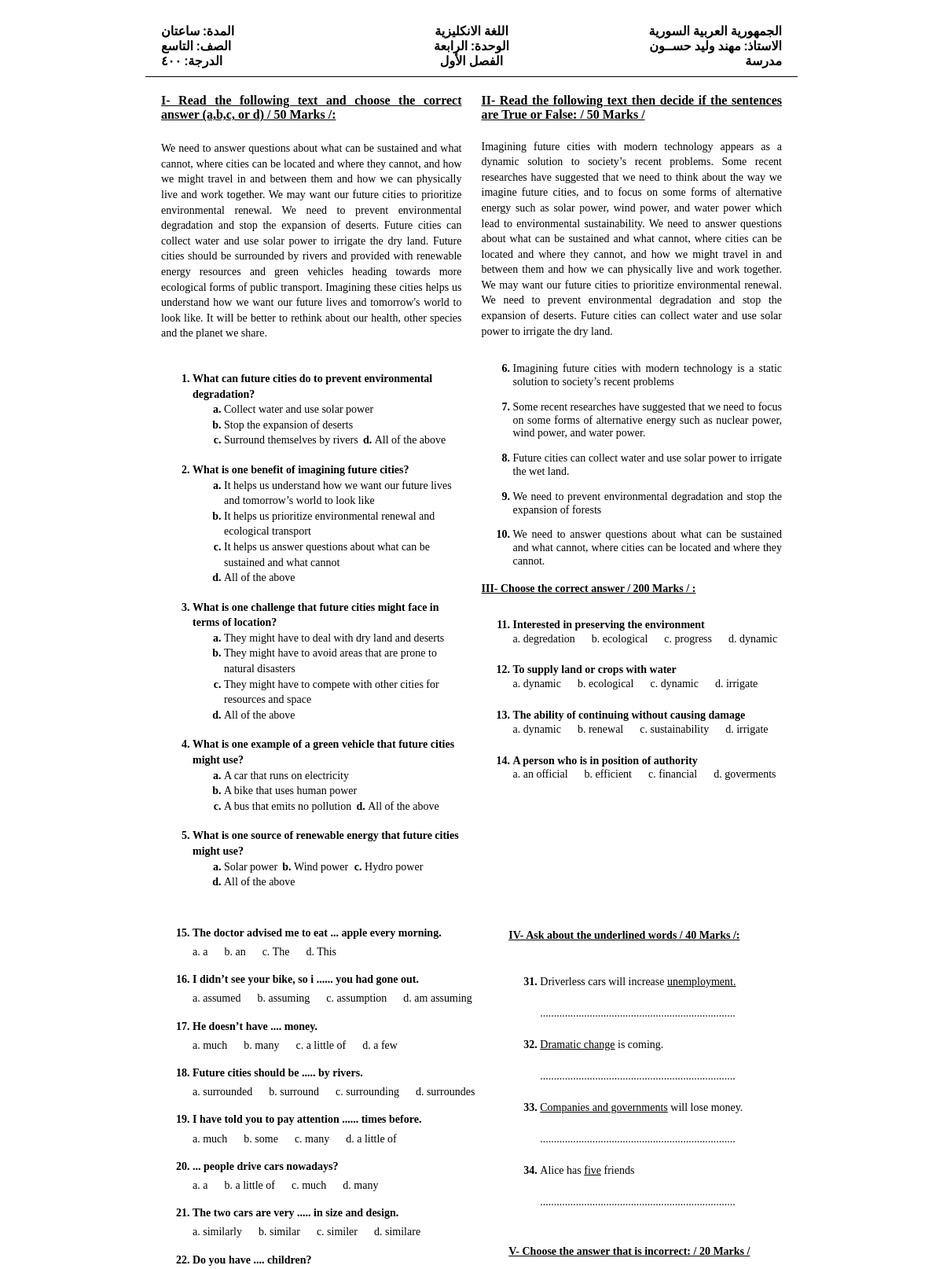
Page /9th (upper part) on the committed database.
### grade9/models.py (models this page shows, shortened)
class Text(models.Model):
    text = models.TextField()
    type = models.CharField(max_length=15, choices=[("choices", "Choices"), ("tof", "True Or False")])
    chapter = models.ForeignKey(Chapter, on_delete=models.CASCADE, related_name='texts')
    marker = models.TimeField(auto_now=True)
    class Meta:
        verbose_name = "1- Text"

class TextQuestion(models.Model):
    question = models.CharField(max_length=200)
    answer_1 = models.CharField(max_length=200)
    answer_2 = models.CharField(max_length=200)
    answer_3 = models.CharField(max_length=200)
    answer_4 = models.CharField(max_length=200)
    correct_answer = models.CharField(max_length=200)
    text = models.ForeignKey(Text, on_delete=models.CASCADE)
    class Meta:
        verbose_name = "2- Choices for Text"

class TFQuestions(models.Model):
    question = models.CharField(max_length=200)
    answer = models.BooleanField()
    text = models.ForeignKey(Text, on_delete=models.CASCADE)
    class Meta:
        verbose_name = "3- True Or False Question"

class Multiples(models.Model):
    question = models.CharField(max_length=200)
    answer_1 = models.CharField(max_length=200)
    answer_2 = models.CharField(max_length=200)
    answer_3 = models.CharField(max_length=200)
    answer_4 = models.CharField(max_length=200)
    correct_answer = models.CharField(max_length=200)
    type = models.CharField(max_length=30,
                            choices=[("grammar", "Grammar"), ("phonetics", "Phonetics"), ("vocabulary", "Vocabulary")])
    chapter = models.ForeignKey(Chapter, on_delete=models.CASCADE)
    class Meta:
        verbose_name = "4- Multiple Options Question"

class MakeQuestions(models.Model):
    question = models.CharField(max_length=200)
    underlined_word = models.CharField(max_length=30)
    answer_1 = models.CharField(max_length=200)
    answer_2 = models.CharField(max_length=200, null=True, blank=True)
    chapter = models.ForeignKey(Chapter, on_delete=models.CASCADE)
    class Meta:
        verbose_name = "5- Forming Question"

### grade9/views.py (the view)
def main(request):
    chapters = ['1s', '2s', '1a', '2a', '3s', '3a', '4a', '4s', '5s']
    chapters = ['3s', '3a', '4a', '4s']
    chapters = ['4s', '4a']
    grade = 9
    grades = ['صفر', 'صفر', 'صفر', 'صفر', 'صفر', 'صفر', 'صفر', 'السابع', 'الثامن', 'التاسع', 'العاشر', 'الحادي عشر',
              'الثاني عشر ', ]
    s = set()
    for ch in chapters:
        s.add(int((ch[0])))
    dic = [
        "صفر ",
        " الأولى ",
        " الثانية ",
        " الثالثة ",
        "الرابعة",
        "الخامسة",
        "السادسة",
        "السابعة",
        "الثامنة",
        "التاسعة",
        "العاشرة",
        "الحادية عشر",
        "الثانية عشر",
    ]
    chapter_title = ""
    x = 1
    for c in s:
        chapter_title += " " + dic[c]
        chapter_title += " و "
    if chapter_title[-2] == "و":
        chapter_title = chapter_title[:-3]
    passage_with_choices = Text.objects.filter(type='choices', chapter__number__in=chapters,
                                               chapter__grade__grade=grade).order_by(
        '?').first()
    questions_for_the_first_passage = TextQuestion.objects.filter(text_id=passage_with_choices.id)[:5]
    tf_passage = Text.objects.filter(type="tof", chapter__number__in=chapters, chapter__grade__grade=grade).order_by(
        '?').first()
    questions_for_the_second_passage = TFQuestions.objects.filter(text_id=tf_passage.id,
                                                                  ).order_by('?')[:5]
    c = CTMistake.objects.filter(chapter__number__in=chapters, chapter__grade__grade=grade).order_by('?')[:4]
    vocabularies = Multiples.objects.filter(type='vocabulary', chapter__number__in=chapters,
                                            chapter__grade__grade=grade).order_by('?')[:4]
    x_ids = list(vocabularies.values_list('pk', flat=True))
    print(list(x_ids))
    grammars = Multiples.objects.filter(chapter__number__in=chapters, chapter__grade__grade=grade).exclude(
        type='vocabulary').order_by('?')[:16]
    questions = MakeQuestions.objects.filter(chapter__number__in=chapters, chapter__grade__grade=grade).order_by('?')[
                :4]
    correct = CorrectTheMistake.objects.filter(chapter__number__in=chapters, chapter__grade__grade=grade).order_by(
        '?').first()
    paragraph = Paragraphs.objects.filter(chapter__number__in=chapters, chapter__grade__grade=grade).order_by(
        '?').first()
    context = {'passage_with_choices': passage_with_choices,
               'chapters': chapter_title,
               'c': c,
               'grade': grades[grade],
               'questions_for_the_first_passage': questions_for_the_first_passage,
               'tf_passage': tf_passage,
               'questions_for_the_second_passage': questions_for_the_second_passage,
               'vocabularies': vocabularies,
               'grammars': grammars,
               'questions': questions,
               'correct': correct,
               'para': paragraph,
               }
    return render(request, "9thGrade/index2.html", context=context)

### grade9/templatetags/custom_filtersGrade9.py (called while the page is built)
@register.filter
def underline(value, word):
    x = mark_safe(value.replace(word, '<u>' + word + '</u>'))
    return x

@register.filter
def underline_and_label(value, word):
    x = mark_safe(value.replace(word.error1, '<sup>A</sup><u>' + word.error1 + '</u>',1))
    x = mark_safe(x.replace(word.error2, '<sup>B</sup><u>' + word.error2 + '</u>',1))
    x = mark_safe(x.replace(word.error3, '<sup>C</sup><u>' + word.error3 + '</u>',1))
    x = mark_safe(x.replace(word.error4, '<sup>D</sup><u>' + word.error4 + '</u>',1))
    return x

### templates/9thGrade/index2.html (shortened to what this page needs)
{% load custom_filtersGrade9 %}
{% load static %}
<!doctype html>
<html lang="en">
<head>
    <link rel="stylesheet" href="{% static 'style.css' %}?{% now "U" %}">
    <link rel="stylesheet" href="{% static 'print.css' %}?{% now "U" %}" media="print">
</head>
<body>
<div class="main">
    <div class="header">
        <div class="header_right">
            <h4 class="header_item">الجمهورية العربية السورية</h4>
            <h4 class="header_item">الاستاذ: مهند وليد حســون</h4>
            <h4 class="header_item">مدرسة</h4>
        </div>
        <div class="header_middle">
            <h4 class="header_item">اللغة الانكليزية</h4>
            <h4 class="header_item">الوحدة:   {{chapters}}</h4>
            <h4 class="header_item">الفصل الأول</h4>
        </div>
        <div class="header_left">
            <h4 class="header_item">المدة: ساعتان </h4>
            <h4 class="header_item">الصف: {{ grade }} </h4>
            <h4 class="header_item">الدرجة: ٤٠٠ </h4>
        </div>
    </div>
    <div class="body">
        <div class="body_left">
            <h4 class="main_question lefty">I- Read the following text and choose the correct answer (a,b,c, or d) / 50
                Marks /: </h4>
            <div class="body_left_up">
                <p class="text">{{ passage_with_choices.text }}</p>
            </div>
            <div class="body_left_down text">
                <ol>
                    {% for question in questions_for_the_first_passage %}
                        <li class="passage_left_question">{{ question.question.capitalize }}</li>
                        <ol class="options" type="a">
                            <li>{{ question.answer_1 }}</li>
                            <li>{{ question.answer_2 }}</li>
                            <li>{{ question.answer_3}}</li>
                            <li>{{ question.answer_4 }}</li>
                        </ol>
                    {% endfor %}
                </ol>
            </div>
        </div>
        <div class="body_right">
            <h4 class="main_question">II- Read the following text then decide if the sentences are True or False: / 50
                Marks /</h4>
            <div class="body_right_up">
                <p class="text">{{ tf_passage.text }}</p>
            </div>
            <div class="body_right_down">
                <ol start="6">
                    {% for question in questions_for_the_second_passage %}
                        <li class="passage_right_question">{{ question.question.capitalize }}</li>
                    {% endfor %}
                </ol>
                <h4 class="main_question">III- Choose the correct answer / 200 Marks / : </h4>
                <ol start="11">
                    {% for question in vocabularies %}
                        <li class="multy">{{ question.question.capitalize }}</li>
                        <div class="options">
                            <p>a. {{ question.answer_1 }}</p>
                            <p>b. {{ question.answer_2 }}</p>
                            <p>c. {{ question.answer_3}}</p>
                            <p>d. {{ question.answer_4 }}</p>
                        </div>
                    {% endfor %}
                </ol>
            </div>
        </div>
    </div>
    <div class="second_page">
        <div class="second_page_left">
            <ol start="15">
                {% for question in grammars %}
                    <li class="multy hatch">{{ question.question.capitalize }}</li>
                    <div class="options new">
                        <p>a. {{ question.answer_1}}</p>
                        <p>b. {{ question.answer_2 }}</p>
                        <p>c. {{ question.answer_3}}</p>
                        <p>d. {{ question.answer_4}}</p>
                    </div>
                {% endfor %}
            </ol>
        </div>
        <div class="second_page_right">
            <h4 class="main_question">IV- Ask about the underlined words / 40 Marks /: </h4>
            <ol start="31">
                {% load custom_filtersGrade9 %}
                {% for q in questions %}
                    <li class="make_questions">{{ q.question|underline:q.underlined_word }}</li>
                    <p>.......................................................................</p>
                {% endfor %}
            </ol>
            <h4 class="main_question">V- Choose the answer that is incorrect: / 20
                Marks / </h4>
        </div>
    </div>
</div>
</body>
</html>

### grade9/static/style.css (style rules this page uses)
* { box-sizing: border-box; }
body { margin: 0; padding: 0; }
.main { width: 70vw; height: 20vh; background: rgb(255, 255, 255); margin: auto; padding: 0 5px; }
.header { display: flex; flex-direction: row-reverse; font-family: 'Aref Ruqaa', serif; width: 100%; }
.header_left, .header_right, .header_middle { display: flex; flex-direction: column; width: 100%; text-align: center; align-content: flex-end; padding-top: 30px; }
.header_left { text-align: left; padding-left: 20px; }
.header_right { text-align: right; padding-right: 20px; }
.header_item { margin-top: 0; margin-bottom: 0; }
.body { display: flex; flex-direction: row; text-align: justify; gap: 25px; background: white; padding-right: 20px; padding-left: 20px; }
.main_question { text-decoration: underline; }
.lefty { margin-bottom:10px; }
.text { line-height: 1.4em; font-size: 14px; }
.body_left_down { text-align: left; }
.body_right { width: 50%; }
.body_left { display: flex; flex-direction: column; width: 50%; }
.passage_left_question { font-weight: bold; padding-top: 10px; }
.body_right_down { line-height: 1.2em; font-size: 14px; text-align: justify; }
.passage_right_question:first-child { margin-top: 30px; }
.passage_right_question { margin-bottom: 15px; }
.options { display: flex; gap: 0 1.5em; flex-wrap: wrap; }
.multy { font-weight: bold; padding-top:10px; }
.options p { margin-top: 1px; padding-top: 0; margin-bottom: 5px; }
.second_page { margin-top: 0; padding-top: 10px; display: flex; flex-direction: row; text-align: justify; page-break-before: always; font-size: 14px; gap: 25px; background: white; padding-right: 20px; padding-left: 20px; }
.second_page_left { display: flex; flex-direction: column; justify-content: space-between; line-height: 1.3em; width: 60%; }
.second_page_right { display: flex; flex-direction: column; width: 50%; }
.hatch { padding-bottom: 5px; padding-top: 0; text-align: justify; }
.options { padding-bottom:8px; flex-basis: 50%; }
.make_questions { padding: 10px 0; }
ol > li::marker { font-weight: bold; }
.new { padding-bottom: 12px !important; }

### grade9/static/print.css (style rules this page uses)
.main { width: 98vw; height: 10vh; margin-top: 8px; padding: 0; justify-content: center; }
.main_question { text-decoration: underline; }
.text { text-align: justify; }
.body_left_down { text-align: left; }
.passage_left_question { font-weight: bold; }
.second_page { page-break-before: always; }
.body { resize: both; overflow: auto; }

### rows in the picture
Text: text "We need to answer questions about what can be sustained and what cannot, where cities can be located and where they cannot, and how we might travel in and between them and how we can physically live and work together. We may want our future cities to prioritize environmental renewal. We need to prevent environmental degradation and stop the expansion of deserts. Future cities can collect water and use solar power to irrigate the dry land. Future cities should be surrounded by rivers and provided with renewable energy resources and green vehicles heading towards more ecological forms of public transport. Imagining these cities helps us understand how we want our future lives and tomorrow's…"
TextQuestion: question "What can future cities do to prevent environmental degradation?", answer_1 "Collect water and use solar power", answer_2 "Stop the expansion of deserts", answer_3 "Surround themselves by rivers", answer_4 "All of the above"
TextQuestion: question "What is one benefit of imagining future cities?", answer_1 "It helps us understand how we want our future lives and tomorrow’s world to look like", answer_2 "It helps us prioritize environmental renewal and ecological transport", answer_3 "It helps us answer questions about what can be sustained and what cannot", answer_4 "All of the above"
TextQuestion: question "What is one challenge that future cities might face in terms of location?", answer_1 "They might have to deal with dry land and deserts", answer_2 "They might have to avoid areas that are prone to natural disasters", answer_3 "They might have to compete with other cities for resources and space", answer_4 "All of the above"
TextQuestion: question "What is one example of a green vehicle that future cities might use?", answer_1 "A car that runs on electricity", answer_2 "A bike that uses human power", answer_3 "A bus that emits no pollution", answer_4 "All of the above"
TextQuestion: question "What is one source of renewable energy that future cities might use?", answer_1 "Solar power", answer_2 "Wind power", answer_3 "Hydro power", answer_4 "All of the above"
Text: text "Imagining future cities with modern technology appears as a dynamic solution to society’s recent problems. Some recent researches have suggested that we need to think about the way we imagine future cities, and to focus on some forms of alternative energy such as solar power, wind power, and water power which lead to environmental sustainability. We need to answer questions about what can be sustained and what cannot, where cities can be located and where they cannot, and how we might travel in and between them and how we can physically live and work together. We may want our future cities to prioritize environmental renewal. We need to prevent environmental degradation and stop the…"
TFQuestions: question "Imagining future cities with modern technology is a static solution to society’s recent problems"
TFQuestions: question "Some recent researches have suggested that we need to focus on some forms of alternative energy such as nuclear power, wind power, and water power."
TFQuestions: question "Future cities can collect water and use solar power to irrigate the wet land."
TFQuestions: question "We need to prevent environmental degradation and stop the expansion of forests"
TFQuestions: question "We need to answer questions about what can be sustained and what cannot, where cities can be located and where they cannot."
Multiples: question "Interested in preserving the environment", answer_1 "degredation", answer_2 "ecological", answer_3 "progress", answer_4 "dynamic"
Multiples: question "To supply land or crops with water", answer_1 "dynamic", answer_2 "ecological", answer_3 "dynamic", answer_4 "irrigate"
Multiples: question "The ability of continuing without causing damage", answer_1 "dynamic", answer_2 "renewal", answer_3 "sustainability", answer_4 "irrigate"
Multiples: question "A person who is in position of authority", answer_1 "an official", answer_2 "efficient", answer_3 "financial", answer_4 "goverments"
Multiples: question "The doctor advised me to eat ... apple every morning.", answer_1 "a", answer_2 "an", answer_3 "The", answer_4 "This"
Multiples: question "I didn’t see your bike, so i ...... you had gone out.", answer_1 "assumed", answer_2 "assuming", answer_3 "assumption", answer_4 "am assuming"
Multiples: question "He doesn’t have .... money.", answer_1 "much", answer_2 "many", answer_3 "a little of", answer_4 "a few"
Multiples: question "Future cities should be ..... by rivers.", answer_1 "surrounded", answer_2 "surround", answer_3 "surrounding", answer_4 "surroundes"
Multiples: question "I have told you to pay attention ...... times before.", answer_1 "much", answer_2 "some", answer_3 "many", answer_4 "a little of"
Multiples: question "... people drive cars nowadays?", answer_1 "a", answer_2 "a little of", answer_3 "much", answer_4 "many"
Multiples: question "The two cars are very ..... in size and design.", answer_1 "similarly", answer_2 "similar", answer_3 "similer", answer_4 "similare"
Multiples: question "Do you have .... children?"
MakeQuestions: question|underline "Driverless cars will increase unemployment."
MakeQuestions: question|underline "Dramatic change is coming."
MakeQuestions: question|underline "Companies and governments will lose money."
MakeQuestions: question|underline "Alice has five friends"

### other values in the picture
{{ chapters }} "الرابعة"
{{ grade }} "التاسع"
